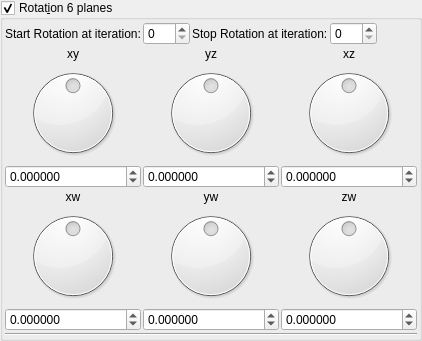
    <widget class="MyGroupBox" name="groupCheck_transf_function_enabledR_false">
     <property name="toolTip">
      <string/>
     </property>
     <property name="title">
      <string>Rotat&amp;ion 6 planes</string>
     </property>
     <property name="checkable">
      <bool>true</bool>
     </property>
     <layout class="QVBoxLayout" name="verticalLayout_31" stretch="0,0,0,0">
      <property name="spacing">
       <number>2</number>
      </property>
      <property name="leftMargin">
       <number>2</number>
      </property>
      <property name="topMargin">
       <number>2</number>
      </property>
      <property name="rightMargin">
       <number>2</number>
      </property>
      <property name="bottomMargin">
       <number>2</number>
      </property>
      <item>
       <layout class="QGridLayout" name="gridLayout_66">
        <property name="spacing">
         <number>2</number>
        </property>
        <item row="0" column="3">
         <widget class="MySpinBox" name="spinboxInt_transf_stop_iterations_R">
          <property name="sizePolicy">
           <sizepolicy hsizetype="Minimum" vsizetype="Maximum">
            <horstretch>0</horstretch>
            <verstretch>0</verstretch>
           </sizepolicy>
          </property>
          <property name="maximum">
           <number>250</number>
          </property>
         </widget>
        </item>
        <item row="0" column="2">
         <widget class="QLabel" name="label_248">
          <property name="text">
           <string>Stop Rotation at iteration:</string>
          </property>
         </widget>
        </item>
        <item row="0" column="0">
         <widget class="QLabel" name="label_249">
          <property name="text">
           <string>Start Rotation at iteration:</string>
          </property>
         </widget>
        </item>
        <item row="0" column="1">
         <widget class="MySpinBox" name="spinboxInt_transf_start_iterations_R">
          <property name="sizePolicy">
           <sizepolicy hsizetype="Minimum" vsizetype="Maximum">
            <horstretch>0</horstretch>
            <verstretch>0</verstretch>
           </sizepolicy>
          </property>
          <property name="maximum">
           <number>250</number>
          </property>
         </widget>
        </item>
        <item row="0" column="5">
         <spacer name="horizontalSpacer_36">
          <property name="orientation">
           <enum>Qt::Horizontal</enum>
          </property>
          <property name="sizeHint" stdset="0">
           <size>
            <width>40</width>
            <height>20</height>
           </size>
          </property>
         </spacer>
        </item>
       </layout>
      </item>
      <item>
       <layout class="QGridLayout" name="gridLayout_11">
        <property name="spacing">
         <number>2</number>
        </property>
        <item row="3" column="1">
         <widget class="MyDoubleSpinBox" name="spinboxd3_transf_rotation44a_y">
          <property name="sizePolicy">
           <sizepolicy hsizetype="Minimum" vsizetype="Maximum">
            <horstretch>0</horstretch>
            <verstretch>0</verstretch>
           </sizepolicy>
          </property>
          <property name="prefix">
           <string/>
          </property>
          <property name="suffix">
           <string/>
          </property>
          <property name="decimals">
           <number>6</number>
          </property>
          <property name="minimum">
           <double>-180.000000000000000</double>
          </property>
          <property name="maximum">
           <double>180.000000000000000</double>
          </property>
          <property name="singleStep">
           <double>1.000000000000000</double>
          </property>
         </widget>
        </item>
        <item row="1" column="1">
         <widget class="QLabel" name="label_38">
          <property name="text">
           <string notr="true">yz</string>
          </property>
          <property name="alignment">
           <set>Qt::AlignCenter</set>
          </property>
         </widget>
        </item>
        <item row="2" column="2">
         <widget class="QDial" name="dial3_transf_rotation44a_z">
          <property name="minimum">
           <number>-18000</number>
          </property>
          <property name="maximum">
           <number>18000</number>
          </property>
          <property name="wrapping">
           <bool>true</bool>
          </property>
         </widget>
        </item>
        <item row="1" column="2">
         <widget class="QLabel" name="label_37">
          <property name="text">
           <string notr="true">xz</string>
          </property>
          <property name="alignment">
           <set>Qt::AlignCenter</set>
          </property>
         </widget>
        </item>
        <item row="1" column="0">
         <widget class="QLabel" name="label_40">
          <property name="text">
           <string notr="true">xy</string>
          </property>
          <property name="alignment">
           <set>Qt::AlignCenter</set>
          </property>
         </widget>
        </item>
        <item row="3" column="0">
         <widget class="MyDoubleSpinBox" name="spinboxd3_transf_rotation44a_x">
          <property name="sizePolicy">
           <sizepolicy hsizetype="Minimum" vsizetype="Maximum">
            <horstretch>0</horstretch>
            <verstretch>0</verstretch>
           </sizepolicy>
          </property>
          <property name="prefix">
           <string/>
          </property>
          <property name="suffix">
           <string/>
          </property>
          <property name="decimals">
           <number>6</number>
          </property>
          <property name="minimum">
           <double>-180.000000000000000</double>
          </property>
          <property name="maximum">
           <double>180.000000000000000</double>
          </property>
          <property name="singleStep">
           <double>1.000000000000000</double>
          </property>
         </widget>
        </item>
        <item row="2" column="0">
         <widget class="QDial" name="dial3_transf_rotation44a_x">
          <property name="minimum">
           <number>-18000</number>
          </property>
          <property name="maximum">
           <number>18000</number>
          </property>
          <property name="wrapping">
           <bool>true</bool>
          </property>
         </widget>
        </item>
        <item row="3" column="2">
         <widget class="MyDoubleSpinBox" name="spinboxd3_transf_rotation44a_z">
          <property name="sizePolicy">
           <sizepolicy hsizetype="Minimum" vsizetype="Maximum">
            <horstretch>0</horstretch>
            <verstretch>0</verstretch>
           </sizepolicy>
          </property>
          <property name="prefix">
           <string/>
          </property>
          <property name="suffix">
           <string/>
          </property>
          <property name="decimals">
           <number>6</number>
          </property>
          <property name="minimum">
           <double>-180.000000000000000</double>
          </property>
          <property name="maximum">
           <double>180.000000000000000</double>
          </property>
          <property name="singleStep">
           <double>1.000000000000000</double>
          </property>
         </widget>
        </item>
        <item row="2" column="1">
         <widget class="QDial" name="dial3_transf_rotation44a_y">
          <property name="minimum">
           <number>-18000</number>
          </property>
          <property name="maximum">
           <number>18000</number>
          </property>
          <property name="wrapping">
           <bool>true</bool>
          </property>
         </widget>
        </item>
       </layout>
      </item>
      <item>
       <layout class="QGridLayout" name="gridLayout_14">
        <property name="spacing">
         <number>2</number>
        </property>
        <item row="1" column="1">
         <widget class="QLabel" name="label_49">
          <property name="text">
           <string notr="true">yw</string>
          </property>
          <property name="alignment">
           <set>Qt::AlignCenter</set>
          </property>
         </widget>
        </item>
        <item row="1" column="0">
         <widget class="QLabel" name="label_50">
          <property name="text">
           <string notr="true">xw</string>
          </property>
          <property name="alignment">
           <set>Qt::AlignCenter</set>
          </property>
         </widget>
        </item>
        <item row="2" column="1">
         <widget class="QDial" name="dial3_transf_rotation44b_y">
          <property name="minimum">
           <number>-18000</number>
          </property>
          <property name="maximum">
           <number>18000</number>
          </property>
          <property name="wrapping">
           <bool>true</bool>
          </property>
         </widget>
        </item>
        <item row="2" column="2">
         <widget class="QDial" name="dial3_transf_rotation44b_z">
          <property name="minimum">
           <number>-18000</number>
          </property>
          <property name="maximum">
           <number>18000</number>
          </property>
          <property name="wrapping">
           <bool>true</bool>
          </property>
         </widget>
        </item>
        <item row="3" column="0">
         <widget class="MyDoubleSpinBox" name="spinboxd3_transf_rotation44b_x">
          <property name="sizePolicy">
           <sizepolicy hsizetype="Minimum" vsizetype="Maximum">
            <horstretch>0</horstretch>
            <verstretch>0</verstretch>
           </sizepolicy>
          </property>
          <property name="prefix">
           <string/>
          </property>
          <property name="suffix">
           <string/>
          </property>
          <property name="decimals">
           <number>6</number>
          </property>
          <property name="minimum">
           <double>-180.000000000000000</double>
          </property>
          <property name="maximum">
           <double>180.000000000000000</double>
          </property>
          <property name="singleStep">
           <double>1.000000000000000</double>
          </property>
         </widget>
        </item>
        <item row="2" column="0">
         <widget class="QDial" name="dial3_transf_rotation44b_x">
          <property name="minimum">
           <number>-18000</number>
          </property>
          <property name="maximum">
           <number>18000</number>
          </property>
          <property name="wrapping">
           <bool>true</bool>
          </property>
         </widget>
        </item>
        <item row="3" column="2">
         <widget class="MyDoubleSpinBox" name="spinboxd3_transf_rotation44b_z">
          <property name="sizePolicy">
           <sizepolicy hsizetype="Minimum" vsizetype="Maximum">
            <horstretch>0</horstretch>
            <verstretch>0</verstretch>
           </sizepolicy>
          </property>
          <property name="prefix">
           <string/>
          </property>
          <property name="suffix">
           <string/>
          </property>
          <property name="decimals">
           <number>6</number>
          </property>
          <property name="minimum">
           <double>-180.000000000000000</double>
          </property>
          <property name="maximum">
           <double>180.000000000000000</double>
          </property>
          <property name="singleStep">
           <double>1.000000000000000</double>
          </property>
         </widget>
        </item>
        <item row="1" column="2">
         <widget class="QLabel" name="label_48">
          <property name="text">
           <string notr="true">zw</string>
          </property>
          <property name="alignment">
           <set>Qt::AlignCenter</set>
          </property>
         </widget>
        </item>
        <item row="3" column="1">
         <widget class="MyDoubleSpinBox" name="spinboxd3_transf_rotation44b_y">
          <property name="sizePolicy">
           <sizepolicy hsizetype="Minimum" vsizetype="Maximum">
            <horstretch>0</horstretch>
            <verstretch>0</verstretch>
           </sizepolicy>
          </property>
          <property name="prefix">
           <string/>
          </property>
          <property name="suffix">
           <string/>
          </property>
          <property name="decimals">
           <number>6</number>
          </property>
          <property name="minimum">
           <double>-180.000000000000000</double>
          </property>
          <property name="maximum">
           <double>180.000000000000000</double>
          </property>
          <property name="singleStep">
           <double>1.000000000000000</double>
          </property>
         </widget>
        </item>
       </layout>
      </item>
      <item>
       <widget class="Line" name="line_60">
        <property name="orientation">
         <enum>Qt::Horizontal</enum>
        </property>
       </widget>
      </item>
     </layout>
    </widget>
